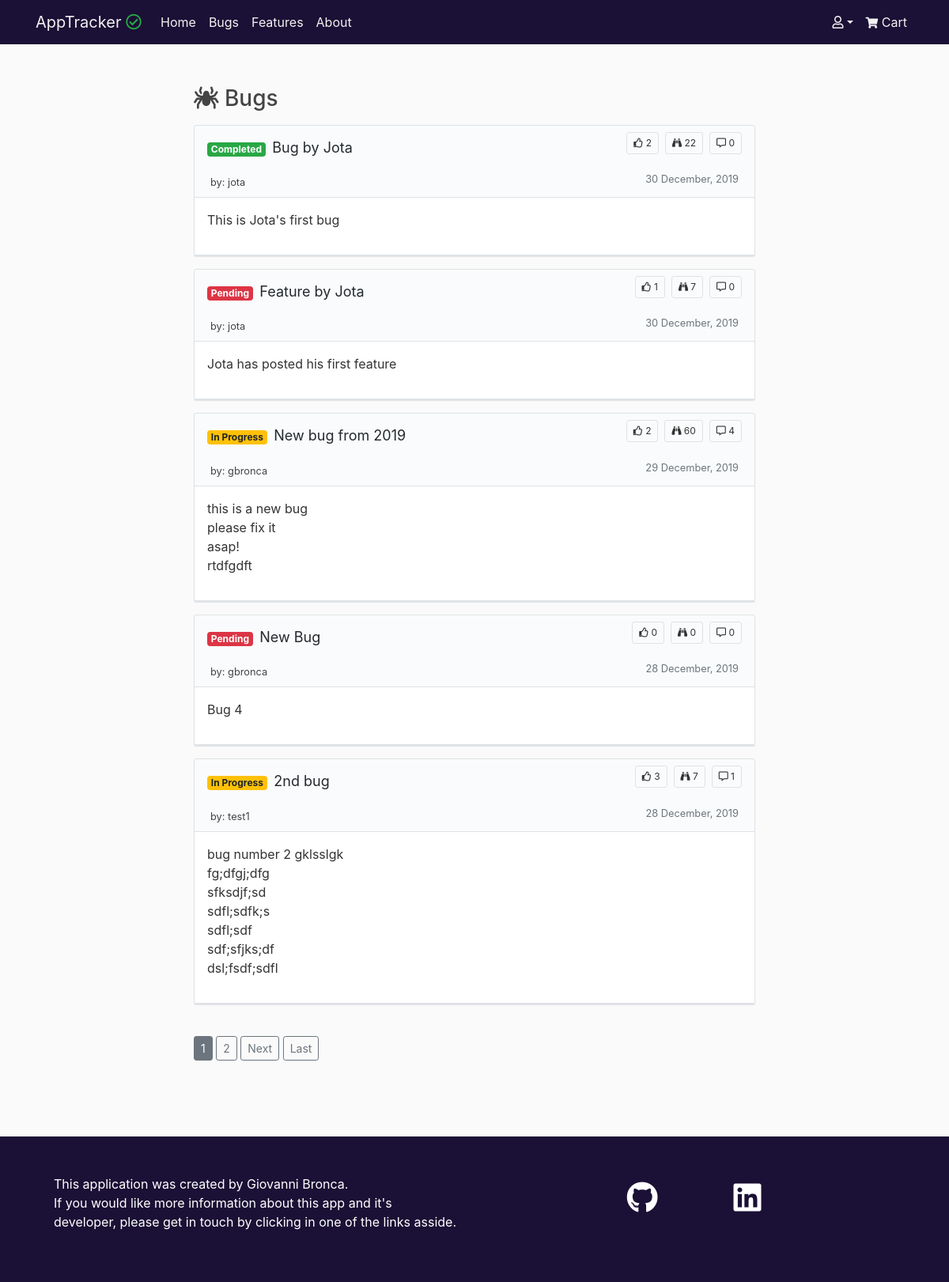
The page /tickets/bugs/ on the database as committed earlier.
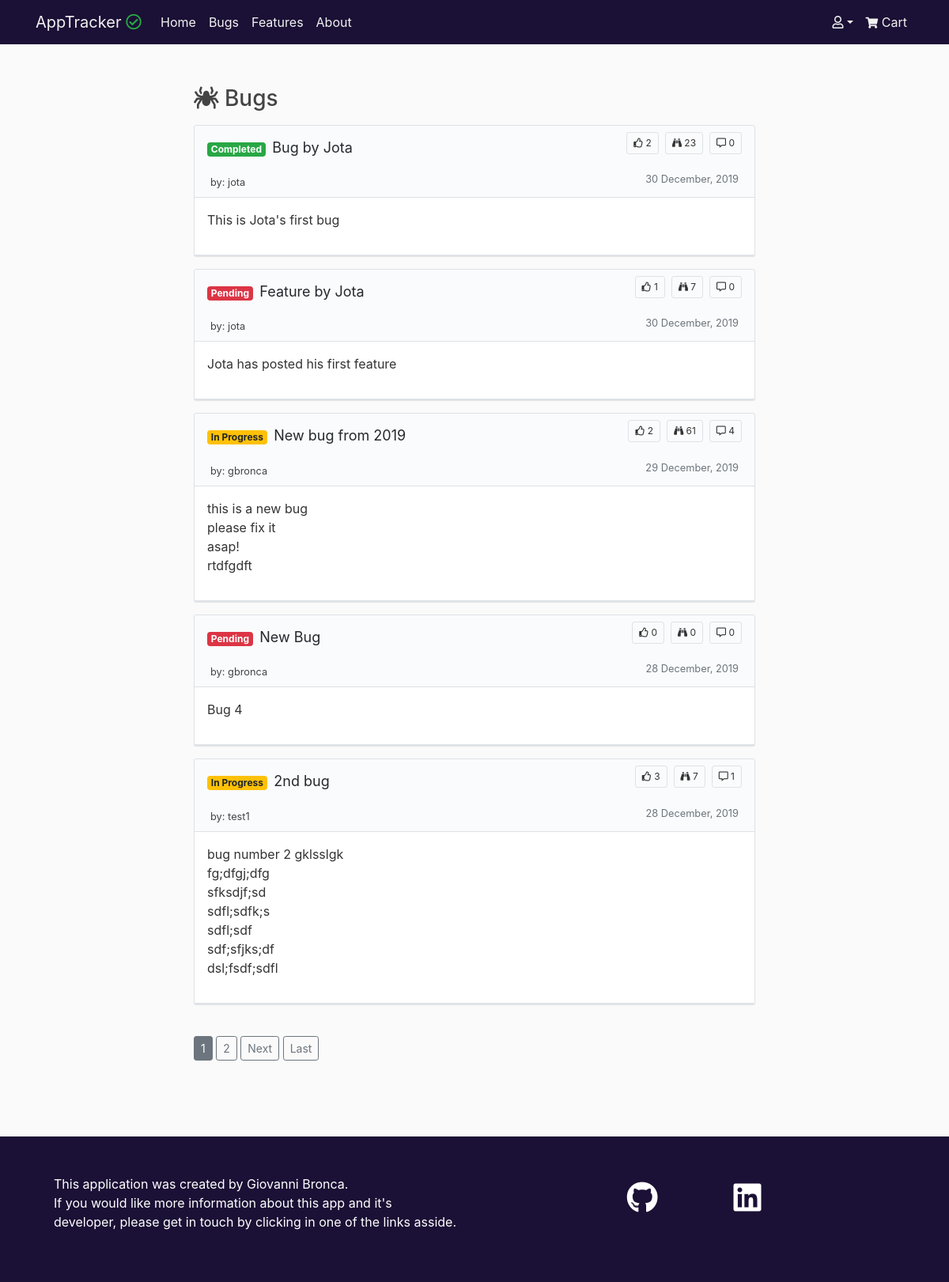
The same page on the database as committed later.
### tickets/models.py (models this page shows, shortened)
class Ticket(models.Model):
    STATUS = (
        ('In Progress', 'In Progress'),
        ('Completed', 'Completed'),
        ('Pending', 'Pending')
    )
    ISSUE = (
        ('Bug', 'Bug'),
        ('Feature', 'Feature')
    )
    title = models.CharField(max_length=75)
    description = models.TextField()
    date_posted = models.DateTimeField(default=timezone.now)
    username = models.ForeignKey(User, on_delete=models.CASCADE)
    status = models.CharField(max_length=20, choices=STATUS,default='Pending')
    issue = models.CharField(max_length=20, choices=ISSUE, default='Bug')
    upvotes = models.PositiveIntegerField(default=0)
    views = models.PositiveIntegerField(default=0)

### tickets/views.py (the view)
# urls.py: path('bugs/', views.BugListView.as_view(template_name='tickets/tickets.html', extra_context={'title': 'Bugs'}), name='bugs'),
class BugListView(ListView):
    paginate_by = 5
    model = Ticket
    def get_queryset(self, *args, **kwargs):
        return Ticket.objects.filter(issue='Bug').order_by('-date_posted')
    def get_context_data(self, **kwargs):
        context = super().get_context_data(**kwargs)
        context['type'] = 'Bugs'
        is_paginated = True
        return context

### cart/context.py (called while the page is built, shortened)
def cart_contents(request):
    price = 10
    total = 0
    tickets_count = 0
    cart = request.session.get('cart', {})
    cart_items = []
    upvote_list = []
    return {'tickets_count': tickets_count,
            'cart_items': cart_items,
            'total': total,
            'price': price,
            'upvote_list': upvote_list}

### tickets/templates/tickets/tickets.html (shortened to what this page needs)
{% extends 'base.html' %}
{% block content %}
    <div class="col-12 col-lg-8 mx-auto mt-5 pt-1 mb-5 pb-5">
        {% if type == 'Bugs' %}
            <h3><i class="fas fa-spider"></i> {{ type }}</h3>
        {% else %}
            <h3><i class="fas fa-tag"></i> {{ type }}</h3>
        {% endif %}
        {% for ticket in object_list %}
            <article class="border border-color-faded rounded-sm my-3 box-shadow bg-gray-light">
                <div class="px-3">
                    <div class="d-flex justify-content-between my-1">
                        <div class="d-flex flex-grow-1 flex-shrink-1 ">
                            <h2><span
                                    class="badge badge-secondary badge-ticket badge-ticket-{{ ticket.status|lower|cut:' ' }}">{{ ticket.status }}
                                </span>
                                <a class="text-decoration-none header-normal"
                                    href="{% url 'tickets:detail' ticket.id %}">{{ ticket.title }}</a></h2>
                        </div>
                        <div class="d-flex align-self-start ml-3 my-1">
                            <div class="border border-color-faded rounded-sm py-1 px-2 ml-2 badge-ticket"><i class="far fa-thumbs-up"></i>  {{ ticket.upvotes }}</div>
                            <div class="border border-color-faded rounded-sm py-1 px-2 ml-2 badge-ticket"><i class="fas fa-binoculars"></i>  {{ ticket.views }}</div>
                            <div class="border border-color-faded rounded-sm py-1 px-2 ml-2 badge-ticket"><i class="far fa-comment-alt"></i>  {{ ticket.comments.count }}</div>
                        </div>
                    </div>
                </div>
                <div class="pb-1">
                    <div class="px-3">
                        <div class="d-flex justify-content-between py-1 px-1">
                            <div class="d-flex flex-grow-1 flex-shrink-1">
                                {% if type == 'Bugs' %}
                                <a class="mr-2 text-decoration-none"
                                    href="{% url 'tickets:user_bugs' ticket.username.username %}"><small>by: {{ ticket.username }}</small></a>
                                {% elif type == 'Features' %}
                                <a class="mr-2 text-decoration-none"
                                    href="{% url 'tickets:user_features' ticket.username.username %}"><small>by: {{ ticket.username }}</small></a>
                                {% endif %}
                            </div>
                            <div class="d-flex align-self-start">
                                <small class="text-muted">{{ ticket.date_posted|date:"d F, Y" }}</small>
                            </div>
                        </div>
                    </div>
                </div>
                <div class="border-bottom border-top bg-white">
                    <div class="p-3">
                        <div class="">{{ ticket.description|linebreaks|truncatechars_html:200 }}</div>
                    </div>
                </div>
            </article>
        {% endfor %}
        {% if is_paginated %}
            <div class="mt-4 pt-3">
                {% for page in page_obj.paginator.page_range %}
                    {% if page_obj.number == page %}
                        <a class="btn btn-secondary btn-sm" href="?page={{ page }}">{{ page }}</a>
                    {% elif page > page_obj.number|add:'-3' and page < page_obj.number|add:'3' %}
                            <a class="btn btn-outline-secondary btn-sm" href="?page={{ page }}">{{ page }}</a>
                    {% endif %}
                {% endfor %}
                {% if page_obj.has_next %}
                    <a class="btn btn-outline-secondary btn-sm" href="?page={{ page_obj.next_page_number }}">Next</a>
                    <a class="btn btn-outline-secondary btn-sm" href="?page={{ page_obj.paginator.num_pages }}">Last</a>
                {% endif %}
            </div>
        {% endif%}
    </div>
{% endblock %}

Rows that differ between the two databases and show on the page:
changed Ticket "Bug by Jota": views "22" → "23"
changed Ticket "New bug from 2019": views "60" → "61"
